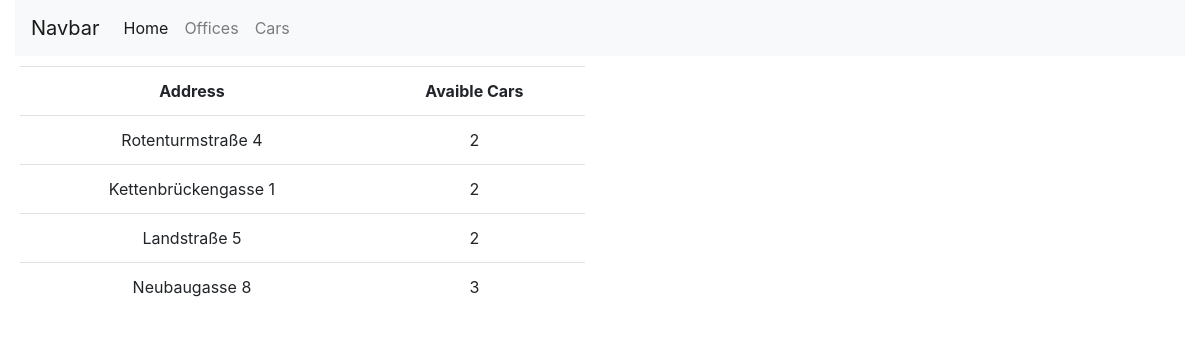
The app's page /office (signed in) with its own data.
### tables this page shows
CREATE TABLE `car` (
  `car_id` int(11) NOT NULL,
  `office_id` int(11) DEFAULT NULL,
  `location_id` int(11) DEFAULT NULL,
  `car_model_id` int(11) NOT NULL
);

CREATE TABLE `office` (
  `office_id` int(11) NOT NULL,
  `street_name` varchar(255) NOT NULL,
  `street_number` varchar(255) NOT NULL
);

### app/controller/OfficeController.php (called while the page is built, shortened)
<?php
class OfficeController{
  public function showMapWidthAllOffices(){
    include('config\api.conf.php');
    $param['googleMapsKey'] = $googleMapsKey;
    $param['centerLat'] = '48.209594';
    $param['centerLng'] = '16.370269';
    $office = new Office;
    $officeArray = $office->getAll();
    $param['officeArray'] = $officeArray;
    for($i = 0; $i < count($officeArray); $i++){
        $url = 'https://maps.googleapis.com/maps/api/geocode/json?address='.$officeArray[$i]->streetName.'+'.$officeArray[$i]->streetNumber.'+Vienna+Austria&key='.$googleMapsKey;
        $json = json_decode(file_get_contents($url));
        $officeArray[$i]->atitude = $json->results[0]->geometry->location->lat;
        $officeArray[$i]->longtitute = $json->results[0]->geometry->location->lng;
        $officeArray[$i]->fullAddress = $json->results[0]->formatted_address;
    }
    $param['officeLocationJson'] = json_encode($officeArray);
    include('app/view/template.php');
  }
}
 ?>

### module/routing/Router.php (called while the page is built, shortened)
<?php
class Router{
  public $route;
  public $routeArray;
  public function __construct($path, $method){
    $this->routeArray =  $this->getRouteArray();
    $this->route      =  $this->getRoute($path, $method);
  }
  public function getRouteArray(){
    require('config/route.conf.php');
    return $routeArray;
  }
  public function getRoute($path, $method){
    foreach($this->routeArray as $singleRoute){
      if($singleRoute->path == $path && $singleRoute->method == $method){
        return $singleRoute;
      }
    }
    return $this->getRoute('404', 'GET');
  }
  public function loadRoute(){
    $controller = new $controllerSource;
    $view = $controller->{$this->route->function}();
    return $view;
  }
}
?>

### index.php (called while the page is built, shortened)
<?php
$router = isset($_GET['path']) ?  new Router($_GET['path'], $_SERVER['REQUEST_METHOD']) : new Router('index', 'GET');
$router->loadRoute();
?>

### config/api.conf.php (called while the page is built)
<?php
$googleMapsKey = '';
?>

### config/database.conf.php (called while the page is built, shortened)
<?php
$servername = "localhost";
$username = "root";
$password = "";
$dbname = 'cr11_christian_hofer_php_car_rental';
?>

### app/model/AbstractModel.php (called while the page is built, shortened)
<?php
class AbstractModel{
  function __construct(){
    include('config/database.conf.php');
    $this->conn = mysqli_connect($servername, $username, $password, $dbname);
  }
}

### app/model/Office.php (called while the page is built, shortened)
<?php
class Office extends AbstractModel{
  public function getAll(){
    $officeArray = Array();
    $sql = 'SELECT *, count(`car`.`car_id`) AS `available_cars` FROM `office` JOIN `car` ON `office`.`office_id` = `car`.`office_id` GROUP BY `office`.`office_id`';
    if ($result = mysqli_query($this->conn, $sql)) {
      while($row = mysqli_fetch_assoc($result)) {
        $office = new Office();
        $office->officeId = $row['office_id'];
        $office->streetName = $row['street_name'];
        $office->streetNumber = $row['street_number'];
        $office->availableCars = $row['available_cars'];
        array_push($officeArray, $office);
      }
    }
    return $officeArray;
  }
}
 ?>

### app/view/OfficeView.php (the view, shortened to what this page needs)
<div class="row" style="padding-top: 10px">
  <div class="col-6" style="padding-left: 20px;">
    <table class="table text-center">
      <tr>
        <th scope="col">Address</th>
        <th scope="col">Avaible Cars</th>
      </tr>
      <?php foreach ($param['officeArray'] as $office): ?>
        <tr scope="row">
          <td><?php echo $office->streetName.' '.$office->streetNumber; ?></td>
          <td><?php echo $office->availableCars; ?></td>
        </tr>
      <?php endforeach; ?>
    </table>
  </div>
  <div class="col-6" style="padding-right: 20px; min-height: 250px;">
    <div id="map">
    </div>
  </div>

### app/view/template.php (style rules this page uses)
#map { height: 100%; width: 100%; }
html, body { height: 100%; margin: 0; padding: 0; }

### records on screen
car: office.street_name "Rotenturmstraße", office.street_number "4", availableCars "2"
car: office.street_name "Kettenbrückengasse", office.street_number "1", availableCars "2"
car: office.street_name "Landstraße", office.street_number "5", availableCars "2"
car: office.street_name "Neubaugasse", office.street_number "8", availableCars "3"
